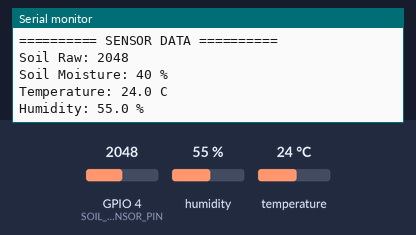
The program below on a simulated ESP32-C3. On the bench: the last lines printed to the serial monitor. Inputs (shaded band) come from the test bench; at power-on: humidity 55 %, GPIO 4 (SOIL_SENSOR_PIN) = 2048, temperature 24 °C.

Above: at 4.2 s.
4.3 s: humidity set to 22 %
At 6.2 s:
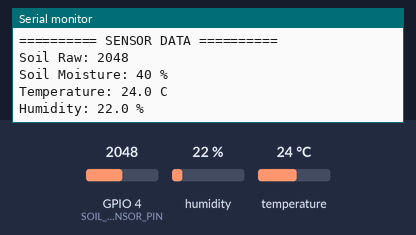
7.0 s: GPIO 4 (SOIL_SENSOR_PIN) set to 2866
At 8.0 s:
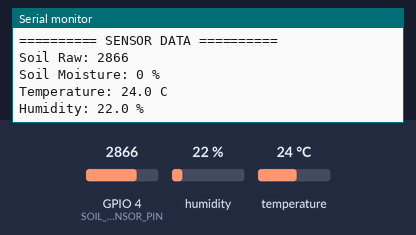
9.7 s: temperature set to 12 °C
At 11.7 s:
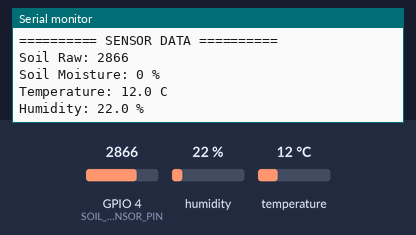
12.4 s: GPIO 4 (SOIL_SENSOR_PIN) set to 3603
15.1 s: humidity set to 40 %
At 16.6 s:
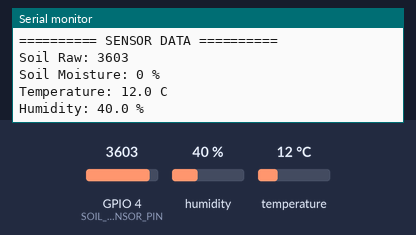
Timing chart, 0 to 18.1 s (numbered marks = the images above; inputs shaded):
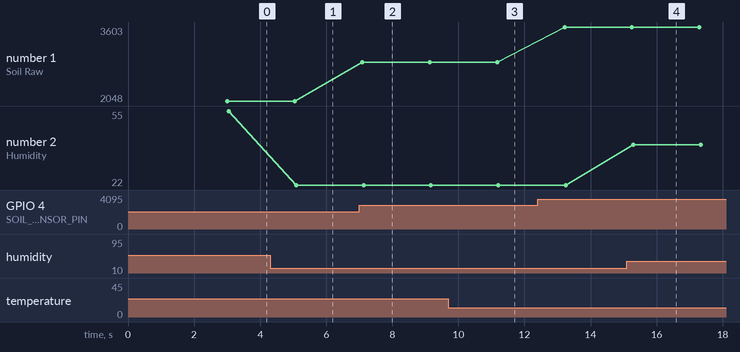

The program:

main.cpp
```cpp
#include <Arduino.h>
#include <Wire.h>
#include <SPI.h>
#include <Adafruit_SHT31.h>

#define I2C_SDA_PIN 3
#define I2C_SCL_PIN 2
#define SOIL_SENSOR_PIN 4

#define SOIL_DRY_RAW 2630
#define SOIL_WET_RAW 1180

Adafruit_SHT31 sht31 = Adafruit_SHT31();

bool shtOk = false;

int readSoilPercent(int rawValue) {
  int percent = map(rawValue, SOIL_DRY_RAW, SOIL_WET_RAW, 0, 100);
  return constrain(percent, 0, 100);
}

void setup() {
  Serial.begin(115200);
  delay(3000);

  Serial.println();
  Serial.println("SMART DROP ESP32-C3 FIELD NODE");
  Serial.println("Sensors test only");

  Wire.begin(I2C_SDA_PIN, I2C_SCL_PIN);

  shtOk = sht31.begin(0x44);

  if (shtOk) {
    Serial.println("SHT3X CONNECTED");
  } else {
    Serial.println("ERROR: SHT3X NOT FOUND");
    Serial.println("Will continue soil sensor test anyway");
  }

  Serial.println();
}

void loop() {
  int soilRaw = analogRead(SOIL_SENSOR_PIN);
  int soilPercent = readSoilPercent(soilRaw);

  Serial.println("========== SENSOR DATA ==========");

  Serial.print("Soil Raw: ");
  Serial.println(soilRaw);

  Serial.print("Soil Moisture: ");
  Serial.print(soilPercent);
  Serial.println(" %");

  if (shtOk) {
    float temperature = sht31.readTemperature();
    float humidity = sht31.readHumidity();

    Serial.print("Temperature: ");
    Serial.print(temperature, 1);
    Serial.println(" C");

    Serial.print("Humidity: ");
    Serial.print(humidity, 1);
    Serial.println(" %");
  } else {
    Serial.println("SHT3X: NOT CONNECTED");
  }

  Serial.println();
  delay(2000);
}
```

Measured:
- after the input at 4.3 s, the serial monitor: prints a new line after 0.79 s (image 1)
- after the input at 7.0 s, the serial monitor: prints a new line after 0.09 s (image 2)
- after the input at 9.7 s, the serial monitor: prints a new line after 1.5 s (image 3)
- after the input at 15.1 s, the serial monitor: prints a new line after 0.19 s (image 4)
- plotted number 1: 2048 → 2866 after the input at 7.0 s, 2866 → 3603 after the input at 12.4 s
- plotted number 2: 55 → 22 after the input at 4.3 s, 22 → 40 after the input at 15.1 s
